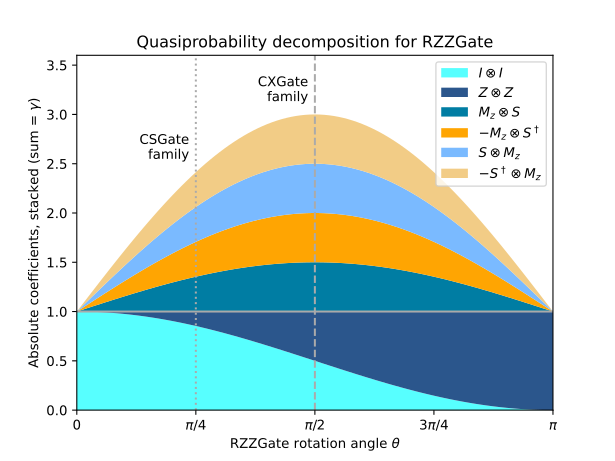

Recreate this plot in Python.
import numpy as np
import matplotlib.pyplot as plt
from qiskit.circuit.library import RZZGate
from circuit_knitting.cutting.qpd import QPDBasis

theta_values = np.linspace(0, np.pi, 101)
bases = [QPDBasis.from_instruction(RZZGate(theta)) for theta in theta_values]

colors = ["#57ffff", "#2B568C", "#007da3", "#ffa502", "#7abaff", "#f2cc86"]
labels = ['$I \otimes I$ ','$Z \otimes Z$','$M_z \otimes S$','$-M_z \otimes S^\dagger$','$S \otimes M_z$','$-S^\dagger \otimes M_z$']
plt.stackplot(theta_values, *zip(*[np.abs(basis.coeffs) for basis in bases]), labels=labels, colors=colors)
plt.axvline(np.pi / 2, c="#aaaaaa", linestyle="dashed")
plt.axvline(np.pi / 4, c="#aaaaaa", linestyle="dotted")
plt.axhline(1, c="#aaaaaa", linestyle="solid")
plt.legend(loc='upper right')
plt.xlim(0, np.pi)
plt.ylim(0, 3.6)
plt.xlabel(r"RZZGate rotation angle $\theta$")
plt.ylabel("Absolute coefficients, stacked (sum = $\gamma$)")
plt.title("Quasiprobability decomposition for RZZGate")
plt.gca().set_xticks(np.linspace(0, np.pi, 5))
plt.gca().set_xticklabels(['$0$', r'$\pi/4$', r'$\pi/2$', r'$3\pi/4$', r'$\pi$'])
plt.annotate("CXGate\nfamily", (np.pi / 2, 3), textcoords="offset points", xytext=(-5, 10), ha="right")
plt.annotate("CSGate\nfamily", (np.pi / 4, 1 + np.sqrt(2)), textcoords="offset points", xytext=(-5, 10), ha="right")
